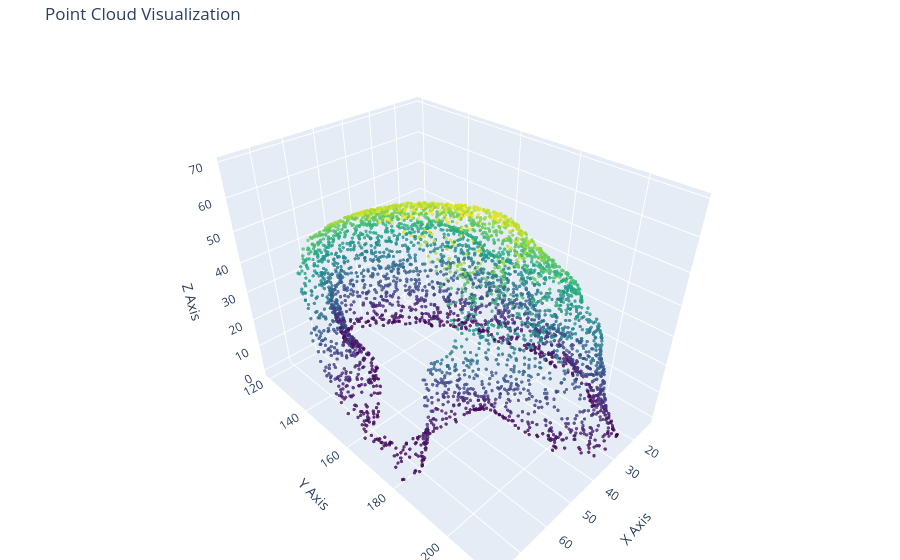

The notebook cell this image was saved under:
### Code cell
visualize_cloud("/Users/eric7/Desktop/dessertation project/comp0190-organ-completion/data/demo_point_clouds/incomplete/spleen_incomplete.ply")

### Figure 1 — Plotly figure (JSON) as saved in the notebook; plotly's stock layout.template omitted (floating-point values rounded to 4 significant figures; data arrays with more than 128 entries replaced by an {"elided": "..."} marker saying what was removed)
{"data": [{"marker": {"color": {"elided": "4096 float values"}, "colorscale": [[0, "#440154"], [0.1111, "#482878"], [0.2222, "#3e4989"], [0.3333, "#31688e"], [0.4444, "#26828e"], [0.5556, "#1f9e89"], [0.6667, "#35b779"], [0.7778, "#6ece58"], [0.8889, "#b5de2b"], [1, "#fde725"]], "opacity": 0.8, "size": 2}, "mode": "markers", "type": "scatter3d", "x": {"elided": "4096 float values"}, "y": {"elided": "4096 float values"}, "z": {"elided": "4096 float values"}}], "layout": {"margin": {"b": 0, "l": 0, "r": 0, "t": 40}, "scene": {"xaxis": {"title": {"text": "X Axis"}}, "yaxis": {"title": {"text": "Y Axis"}}, "zaxis": {"title": {"text": "Z Axis"}}}, "title": {"text": "Point Cloud Visualization"}}}
